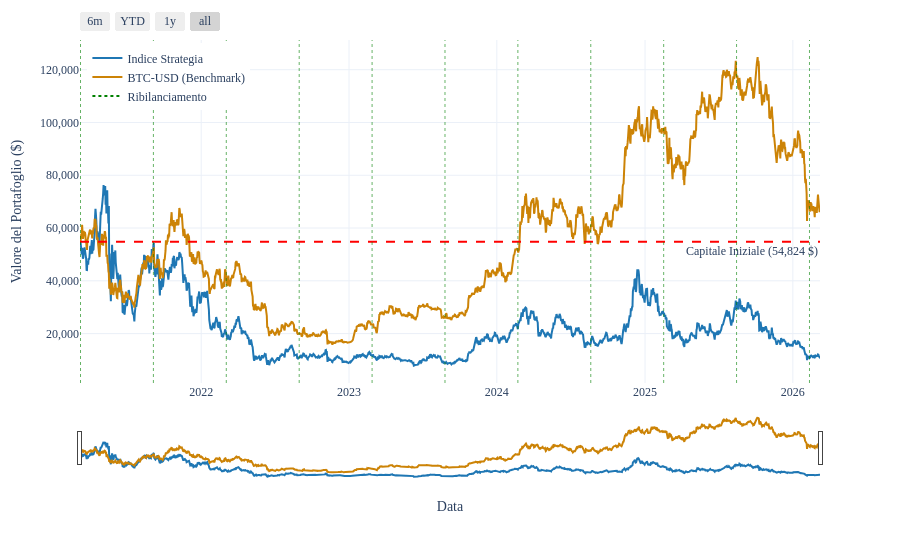

Source (notebook cell):
### Code cell
strategy_threshold = MarketCapThresholdStrategy()

strategy_threshold.import_data(assets=defi, timeframe="5y")

strategy_threshold.run_strategy()

strategy_threshold.plot_results(title="Defi crypto market index",
                                save_json_dir="../charts/DefiMktCap_TH")

### Figure 1 — Plotly figure (JSON) as saved in the notebook; plotly's stock layout.template omitted (floating-point values rounded to 4 significant figures; data arrays with more than 128 entries replaced by an {"elided": "..."} marker saying what was removed)
{"data": [{"line": {"color": "#1f77b4", "width": 2}, "mode": "lines", "name": "Indice Strategia", "type": "scatter", "x": {"elided": "1827 str values"}, "y": {"elided": "1827 float values"}}, {"line": {"color": "#cc8306", "width": 2}, "mode": "lines", "name": "BTC-USD (Benchmark)", "type": "scatter", "x": {"elided": "1827 str values"}, "y": {"elided": "1827 float values"}}, {"line": {"color": "green", "dash": "dot"}, "mode": "lines", "name": "Ribilanciamento", "type": "scatter", "x": [null], "y": [null]}], "layout": {"annotations": [{"showarrow": false, "text": "Capitale Iniziale (54,824 $)", "x": 1, "xanchor": "right", "xref": "x domain", "y": 54820.0, "yanchor": "top", "yref": "y"}], "font": {"family": "Times New Roman, serif", "size": 12}, "hovermode": "x unified", "legend": {"x": 0.01, "xanchor": "left", "y": 0.99, "yanchor": "top"}, "margin": {"t": 40}, "shapes": [{"line": {"color": "red", "dash": "dash"}, "type": "line", "x0": 0, "x1": 1, "xref": "x domain", "y0": 54820.0, "y1": 54820.0, "yref": "y"}, {"line": {"color": "green", "dash": "dot", "width": 1}, "opacity": 0.6, "type": "line", "x0": "2021-03-09T00:00:00+00:00", "x1": "2021-03-09T00:00:00+00:00", "xref": "x", "y0": 0, "y1": 1, "yref": "y domain"}, {"line": {"color": "green", "dash": "dot", "width": 1}, "opacity": 0.6, "type": "line", "x0": "2021-09-05T00:00:00+00:00", "x1": "2021-09-05T00:00:00+00:00", "xref": "x", "y0": 0, "y1": 1, "yref": "y domain"}, {"line": {"color": "green", "dash": "dot", "width": 1}, "opacity": 0.6, "type": "line", "x0": "2022-03-04T00:00:00+00:00", "x1": "2022-03-04T00:00:00+00:00", "xref": "x", "y0": 0, "y1": 1, "yref": "y domain"}, {"line": {"color": "green", "dash": "dot", "width": 1}, "opacity": 0.6, "type": "line", "x0": "2022-08-31T00:00:00+00:00", "x1": "2022-08-31T00:00:00+00:00", "xref": "x", "y0": 0, "y1": 1, "yref": "y domain"}, {"line": {"color": "green", "dash": "dot", "width": 1}, "opacity": 0.6, "type": "line", "x0": "2023-02-27T00:00:00+00:00", "x1": "2023-02-27T00:00:00+00:00", "xref": "x", "y0": 0, "y1": 1, "yref": "y domain"}, {"line": {"color": "green", "dash": "dot", "width": 1}, "opacity": 0.6, "type": "line", "x0": "2023-08-26T00:00:00+00:00", "x1": "2023-08-26T00:00:00+00:00", "xref": "x", "y0": 0, "y1": 1, "yref": "y domain"}, {"line": {"color": "green", "dash": "dot", "width": 1}, "opacity": 0.6, "type": "line", "x0": "2024-02-22T00:00:00+00:00", "x1": "2024-02-22T00:00:00+00:00", "xref": "x", "y0": 0, "y1": 1, "yref": "y domain"}, {"line": {"color": "green", "dash": "dot", "width": 1}, "opacity": 0.6, "type": "line", "x0": "2024-08-20T00:00:00+00:00", "x1": "2024-08-20T00:00:00+00:00", "xref": "x", "y0": 0, "y1": 1, "yref": "y domain"}, {"line": {"color": "green", "dash": "dot", "width": 1}, "opacity": 0.6, "type": "line", "x0": "2025-02-16T00:00:00+00:00", "x1": "2025-02-16T00:00:00+00:00", "xref": "x", "y0": 0, "y1": 1, "yref": "y domain"}, {"line": {"color": "green", "dash": "dot", "width": 1}, "opacity": 0.6, "type": "line", "x0": "2025-08-15T00:00:00+00:00", "x1": "2025-08-15T00:00:00+00:00", "xref": "x", "y0": 0, "y1": 1, "yref": "y domain"}, {"line": {"color": "green", "dash": "dot", "width": 1}, "opacity": 0.6, "type": "line", "x0": "2026-02-11T00:00:00+00:00", "x1": "2026-02-11T00:00:00+00:00", "xref": "x", "y0": 0, "y1": 1, "yref": "y domain"}], "xaxis": {"rangeselector": {"buttons": [{"count": 6, "label": "6m", "step": "month", "stepmode": "backward"}, {"count": 1, "label": "YTD", "step": "year", "stepmode": "todate"}, {"count": 1, "label": "1y", "step": "year", "stepmode": "backward"}, {"step": "all"}]}, "rangeslider": {"visible": true}, "title": {"text": "Data"}}, "yaxis": {"hoverformat": ",.0f", "tickformat": ",.0f", "title": {"text": "Valore del Portafoglio ($)"}}}}
